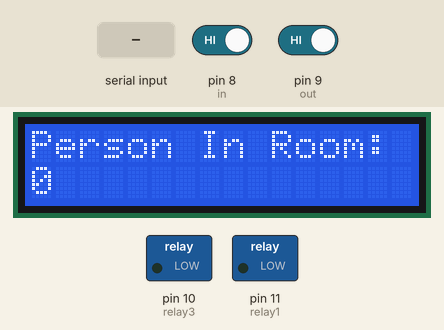
The sketch below on a simulated Arduino Uno, built with avr-gcc and run on an emulated ATmega328P. Shown: 16×2 character LCD, switched loads named in the sketch (green lamp = pin HIGH). The test bench sets the inputs (shaded band); at power-on: pin 9 (out) HIGH, pin 8 (in) HIGH. What the sketch prints to the serial monitor is not drawn.

Above: at 3.2 s.
3.3 s: pin 9 (out) driven LOW
At 4.36 s:
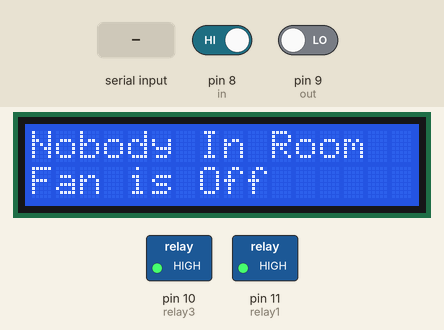
6.3 s: "*bulb1 on" received over Serial
At 7.0 s:
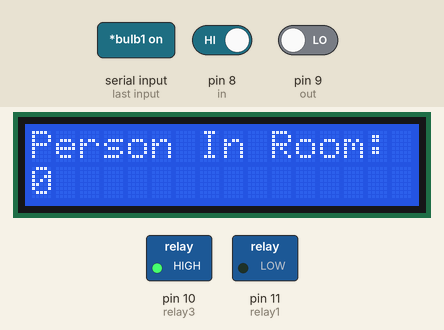
9.2 s: "*fan1 on" received over Serial
At 10.9 s:
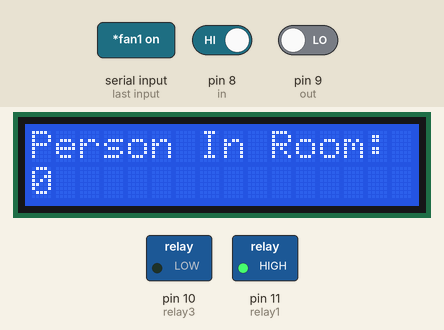
12.2 s: pin 8 (in) driven LOW
At 12.8 s:
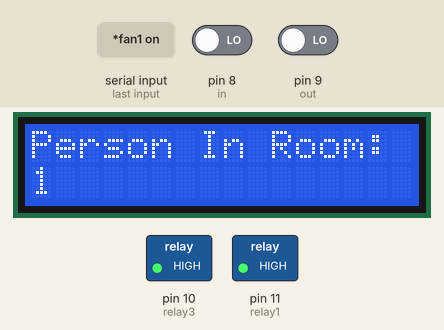
14.8 s: pin 9 (out) driven HIGH
At 17.7 s:
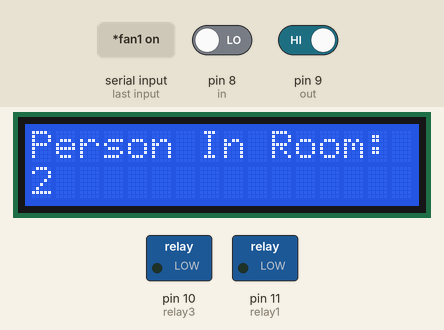
17.8 s: "*switch off" received over Serial
At 19.5 s:
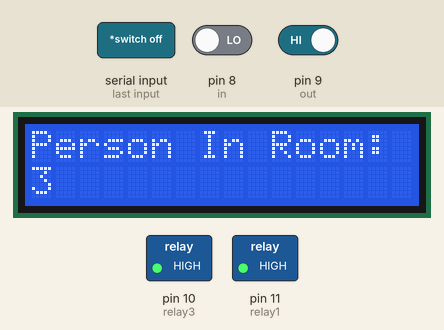
Timing chart, 0 to 21.2 s (numbered marks = the images above; inputs shaded):
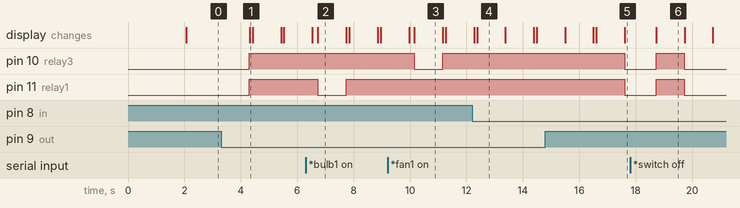

Measured:
- after the input at 3.3 s, pin 10 (relay3), pin 11 (relay1): LOW → HIGH after 1.0 s; the display: changes after 1.0 s (image 1)
- after the input at 6.3 s, pin 11 (relay1): HIGH → LOW after 0.43 s, → HIGH 1.0 s later
- after the input at 9.2 s, pin 10 (relay3): HIGH → LOW after 0.94 s, → HIGH 1.0 s later
- after the input at 12.2 s, the display: first differs from a run without the input after 0.17 s (image 4)
- after the input at 14.8 s, pin 10 (relay3), pin 11 (relay1): HIGH → LOW after 2.8 s
- after the input at 17.8 s, pin 10 (relay3), pin 11 (relay1): LOW → HIGH after 0.92 s, → LOW 1.0 s later
- what the display in image 2 shows lasts 1.0 s, from 6.7 s to 7.7 s

The sketch:

Home_Automation_Code.ino
```cpp
String voice;
#include<LiquidCrystal.h>
LiquidCrystal lcd(2,3,4,5,6,7);
#define relay1 11    //Connect relay1 to pin 2
//#define relay2 3    //Connect relay2 to pin 3


#define relay3 10   //Connect relay1 to pin 2
//#define relay4 8    //Connect relay2 to pin 3

////////////////////////////////////////////
#define in 8
#define out 9
//#define fan 10

int count=0;

//////////////////////////////////////
void setup()
{
  lcd.begin(16,2);
  lcd.print("Home  Automation");
  delay(2000);
  pinMode(in, INPUT);
  pinMode(out, INPUT);
//  pinMode(relay3, OUTPUT);
  lcd.clear();
  lcd.print("Person In Room:");
  lcd.setCursor(0,1);
  lcd.print(count);


  Serial.begin(9600);            //Set rate for communicating with phone
  pinMode(relay1, OUTPUT);       //Set relay1 as an output
//  pinMode(relay2, OUTPUT);
  pinMode(relay3, OUTPUT);      //Set relay2 as an output
//  pinMode(relay4, OUTPUT);
  digitalWrite(relay1, LOW);     //Switch relay1 off
//  digitalWrite(relay2, LOW);     //Swtich relay2 off
  digitalWrite(relay3, LOW);     //Switch relay1 off
//  digitalWrite(relay4, LOW);     //Swtich relay2 off
}
void loop()
{
     int in_value = digitalRead(in);
     int out_value = digitalRead(out);
   //if(!Serial.available()){
     while(Serial.available())    //Check if there are available bytes to read
     {
        delay(10);                 //Delay to make it stable
        char c = Serial.read();    //Conduct a serial read
        if (c == '#'){
          break;                   //Stop the loop once # is detected after a word
        }
        voice += c;                //Means voice = voice + c
      }
      if (voice.length() >0)
      {
          Serial.println(voice);
          if(voice == "*switch on"){
            switchon();
          }
          else if(voice == "*switch off"){
            switchoff();
          }
         else if(voice == "*bulb1 on"){
           digitalWrite(relay1, LOW);
         }
         else if(voice == "*bulb1 off"){
           digitalWrite(relay1, HIGH);
         }
   //     else if(voice == "*bulb2 on"){
   //      digitalWrite(relay2, LOW);
   //     }
   //     else if(voice == "*bulb2 off"){
   //        digitalWrite(relay2, HIGH);
   //     }
          else if(voice == "*fan1 on"){
             digitalWrite(relay3, LOW);
          }
          else if(voice == "*fan1 off"){
           digitalWrite(relay3, HIGH);
          }
   //     else if(voice == "*fan2 on"){
   //        digitalWrite(relay4, LOW);
   //     }
   //     else if(voice == "*fan2 off"){
   //       digitalWrite(relay4, HIGH);
   //     }
          voice="";

         }
         else if(in_value==LOW || out_value==LOW)
         {
           iR_sensor(in_value,out_value);
         }
//////////////
     // }

///////////////////////////////////////////

  /*
   if(in_value == LOW)
   {
     count++;
     lcd.clear();
     lcd.print("Person In Room:");
     lcd.setCursor(0,1);
     lcd.print(count);
     delay(1000);
   }

   if(out_value == LOW)
   {
     if(count>0){
       count--;
     }
     lcd.clear();
     lcd.print("Person In Room:");
     lcd.setCursor(0,1);
     lcd.print(count);
     delay(1000);
   }


   if(count<=0)
   {
     lcd.clear();
     digitalWrite(relay3, HIGH);
     lcd.clear();
     lcd.print("Nobody In Room");
     lcd.setCursor(0,1);
     lcd.print("Fan is Off");
     delay(100);
   }

//////////////////////////////////////////////


   else if(count>0)
   {
     digitalWrite(relay3, LOW);
   }
*/
}

void iR_sensor(int in_value, int out_value){


   if(in_value == LOW)
   {
     count++;
     lcd.clear();
     lcd.print("Person In Room:");
     lcd.setCursor(0,1);
     lcd.print(count);
     delay(1000);
   }

   if(out_value == LOW)
   {
     if(count>0){
       count--;
     }
     lcd.clear();
     lcd.print("Person In Room:");
     lcd.setCursor(0,1);
     lcd.print(count);
     delay(1000);
   }

   if(count<=0)
   {
     lcd.clear();
     digitalWrite(relay1, HIGH);
     digitalWrite(relay3, HIGH);
     lcd.clear();
     lcd.print("Nobody In Room");
     lcd.setCursor(0,1);
     lcd.print("Fan is Off");
     delay(100);
   }

//////////////////////////////////////////////


   else if(count>0)
   {
     digitalWrite(relay1, LOW);
     digitalWrite(relay3, LOW);
   }
  // else{
  //   break ;
  // }
}


void switchon()               //Function for turning on relays
{
   digitalWrite(relay1, LOW);
//  digitalWrite(relay2, LOW);
   digitalWrite(relay3, LOW);
//  digitalWrite(relay4, LOW);
}


void switchoff()              //Function for turning on relays
{
   digitalWrite(relay1, HIGH);
//  digitalWrite(relay2, HIGH);
   digitalWrite(relay3, HIGH);
//  digitalWrite(relay4, HIGH);
}
```
